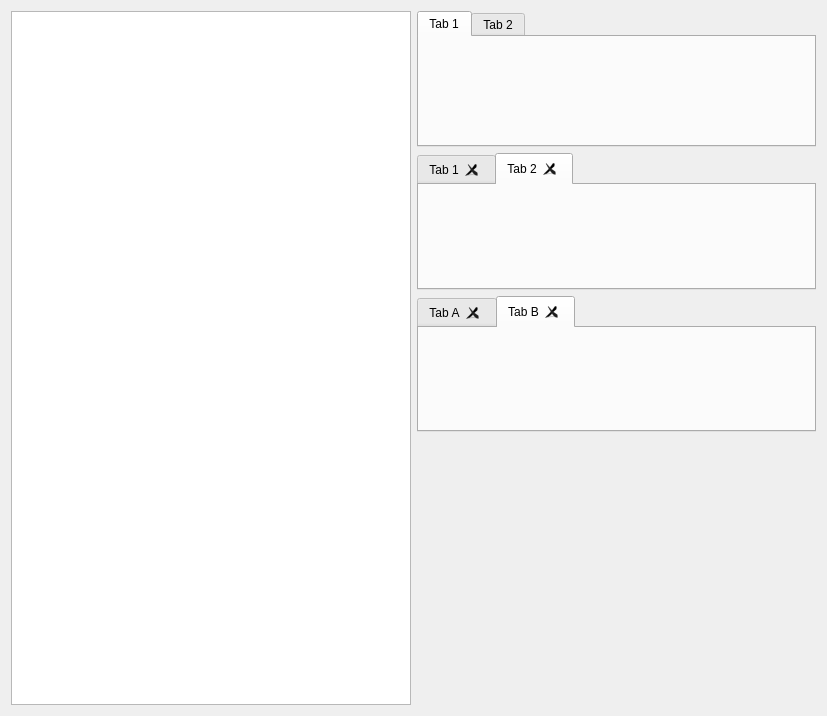
<?xml version="1.0" encoding="UTF-8"?>
<ui version="4.0">
 <class>TabWidgetPage</class>
 <widget class="QWidget" name="TabWidgetPage">
  <property name="geometry">
   <rect>
    <x>0</x>
    <y>0</y>
    <width>827</width>
    <height>716</height>
   </rect>
  </property>
  <property name="sizePolicy">
   <sizepolicy hsizetype="Expanding" vsizetype="Expanding">
    <horstretch>0</horstretch>
    <verstretch>0</verstretch>
   </sizepolicy>
  </property>
  <layout class="QHBoxLayout" name="horizontalLayout">
   <item>
    <widget class="QTextEdit" name="exampleText">
     <property name="undoRedoEnabled">
      <bool>false</bool>
     </property>
     <property name="readOnly">
      <bool>true</bool>
     </property>
    </widget>
   </item>
   <item>
    <layout class="QVBoxLayout" name="verticalLayout">
     <item>
      <widget class="AzQtComponents::TabWidget" name="tabWidget_3">
       <widget class="QWidget" name="tab_5">
        <attribute name="title">
         <string>Tab 1</string>
        </attribute>
       </widget>
       <widget class="QWidget" name="tab_6">
        <attribute name="title">
         <string>Tab 2</string>
        </attribute>
       </widget>
      </widget>
     </item>
     <item>
      <widget class="AzQtComponents::TabWidget" name="tabWidget_2">
       <property name="currentIndex">
        <number>1</number>
       </property>
       <property name="tabsClosable">
        <bool>true</bool>
       </property>
       <property name="movable">
        <bool>false</bool>
       </property>
       <widget class="QWidget" name="tab_3">
        <attribute name="title">
         <string>Tab 1</string>
        </attribute>
       </widget>
       <widget class="QWidget" name="tab_4">
        <attribute name="title">
         <string>Tab 2</string>
        </attribute>
       </widget>
      </widget>
     </item>
     <item>
      <widget class="AzQtComponents::TabWidget" name="tabWidget">
       <property name="currentIndex">
        <number>1</number>
       </property>
       <property name="tabsClosable">
        <bool>true</bool>
       </property>
       <property name="movable">
        <bool>true</bool>
       </property>
       <widget class="QWidget" name="tab">
        <attribute name="title">
         <string>Tab A</string>
        </attribute>
       </widget>
       <widget class="QWidget" name="tab_2">
        <attribute name="title">
         <string>Tab B</string>
        </attribute>
       </widget>
      </widget>
     </item>
     <item>
      <spacer name="verticalSpacer">
       <property name="orientation">
        <enum>Qt::Vertical</enum>
       </property>
       <property name="sizeHint" stdset="0">
        <size>
         <width>20</width>
         <height>40</height>
        </size>
       </property>
      </spacer>
     </item>
     <item>
      <spacer name="verticalSpacer_2">
       <property name="orientation">
        <enum>Qt::Vertical</enum>
       </property>
       <property name="sizeHint" stdset="0">
        <size>
         <width>20</width>
         <height>40</height>
        </size>
       </property>
      </spacer>
     </item>
    </layout>
   </item>
  </layout>
 </widget>
 <customwidgets>
  <customwidget>
   <class>AzQtComponents::TabWidget</class>
   <extends>QTabWidget</extends>
   <header location="global">AzQtComponents/Components/Widgets/TabWidget.h</header>
   <container>1</container>
  </customwidget>
 </customwidgets>
 <resources/>
 <connections/>
</ui>
